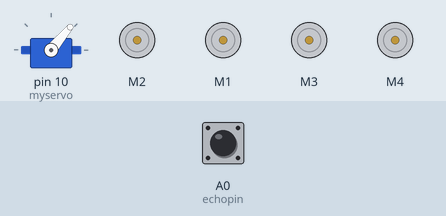
Simulated run of this sketch. Board: Arduino Uno, built with avr-gcc and run on an emulated ATmega328P. Shown: servo, 4 × DC motor (green arrow = forward, orange = backward, longer = faster). Inputs (shaded band) come from the test bench; at power-on: A0 (echopin) LOW.

Above: at 1.4 s.
At 4.25 s:
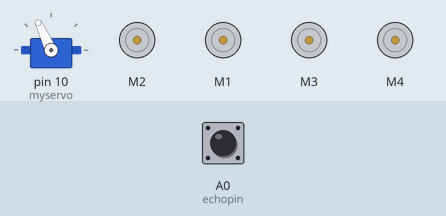
9.1 s: A0 (echopin) pulsed HIGH 5 times (0.12 s each, 0.3 s apart)
At 16.0 s:
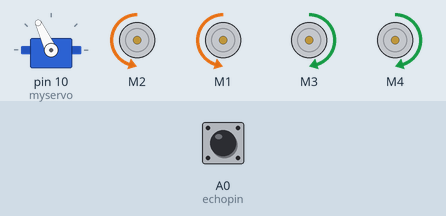
Timing chart, 0 to 18.6 s (numbered marks = the images above; inputs shaded):
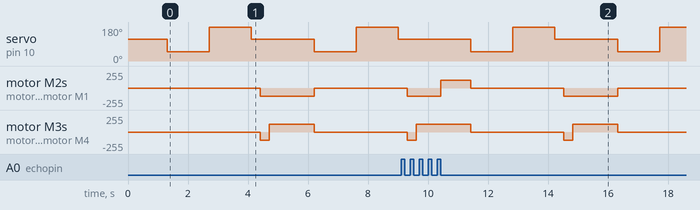

The sketch:

robotdoduong.ino
```cpp
#include "AFMotor.h"
#include <Servo.h>

#define echopin A0 // echo pin
#define trigpin A1 // Trigger pin1

Servo myservo;

const int MOTOR_1 = 2;
const int MOTOR_2 = 1;
const int MOTOR_3 = 3;
const int MOTOR_4 = 4;

int i = 0;

AF_DCMotor motor1(MOTOR_1, MOTOR12_64KHZ); // create motor object, 64KHz pwm
AF_DCMotor motor2(MOTOR_2, MOTOR12_64KHZ); // create motor object, 64KHz pwm
AF_DCMotor motor3(MOTOR_3, MOTOR12_64KHZ); // create motor object, 64KHz pwm
AF_DCMotor motor4(MOTOR_4, MOTOR12_64KHZ); // create motor object, 64KHz pwm

int distance_L, distance_F, distance_R;
long distance;

int set = 30;

void setup() {
  myservo.attach(10);
  myservo.write(115);

  pinMode (trigpin, OUTPUT);
  pinMode (echopin, INPUT );

  delay(300);
  motor1.setSpeed(120);          // set the motor speed to 0-255
  motor2.setSpeed(120);
  motor3.setSpeed(120);
  motor4.setSpeed(120);

//  distance_F = data();
}

void loop() {
  distance_F = data();
  if (distance_F > set){
    motor1.run(FORWARD);         // turn it on going forward
    motor2.run(FORWARD);
    motor3.run(FORWARD);
    motor4.run(FORWARD);

//  checkMap();
    }
    else{hc_sr4();}
}


long data(){
  digitalWrite(trigpin, LOW);
  delayMicroseconds(2);
  digitalWrite(trigpin, HIGH);
  delayMicroseconds(10);
  distance = pulseIn (echopin, HIGH);
  return distance / 29 / 2;
}


void compareDistance(){
  if (distance_R > distance_L){
  motor1.run(BACKWARD);   // turn it on going right
  motor2.run(BACKWARD);
  motor3.run(FORWARD);
  motor4.run(FORWARD);
    delay(400);
  }
  else if (distance_L > distance_R){
  motor1.run(FORWARD);  // the other left
  motor2.run(FORWARD);
  motor3.run(BACKWARD);
  motor4.run(BACKWARD);
    delay(400);
  }
  else{
  motor1.run(BACKWARD);  // the other way
  motor2.run(BACKWARD);
  motor3.run(BACKWARD);
  motor4.run(BACKWARD);
   delay(300);
  motor1.run(BACKWARD);   // turn it on going right
  motor2.run(BACKWARD);
  motor3.run(FORWARD);
  motor4.run(FORWARD);
    delay(500);
  }
}

void hc_sr4(){
    motor1.run(RELEASE);         // stopped
    motor2.run(RELEASE);
    motor3.run(RELEASE);
    motor4.run(RELEASE);

    myservo.write(50);
    delay(300);
    distance_R = data();
    delay(100);
    myservo.write(180);
    delay(300);
    distance_L = data();
    delay(100);
    myservo.write(115);
    delay(300);
    compareDistance();
}
```
